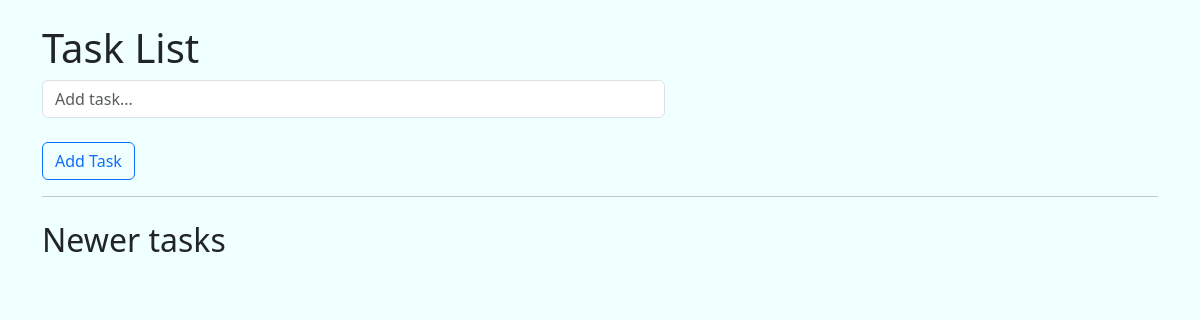
Page /tasks/ on the earlier database version.
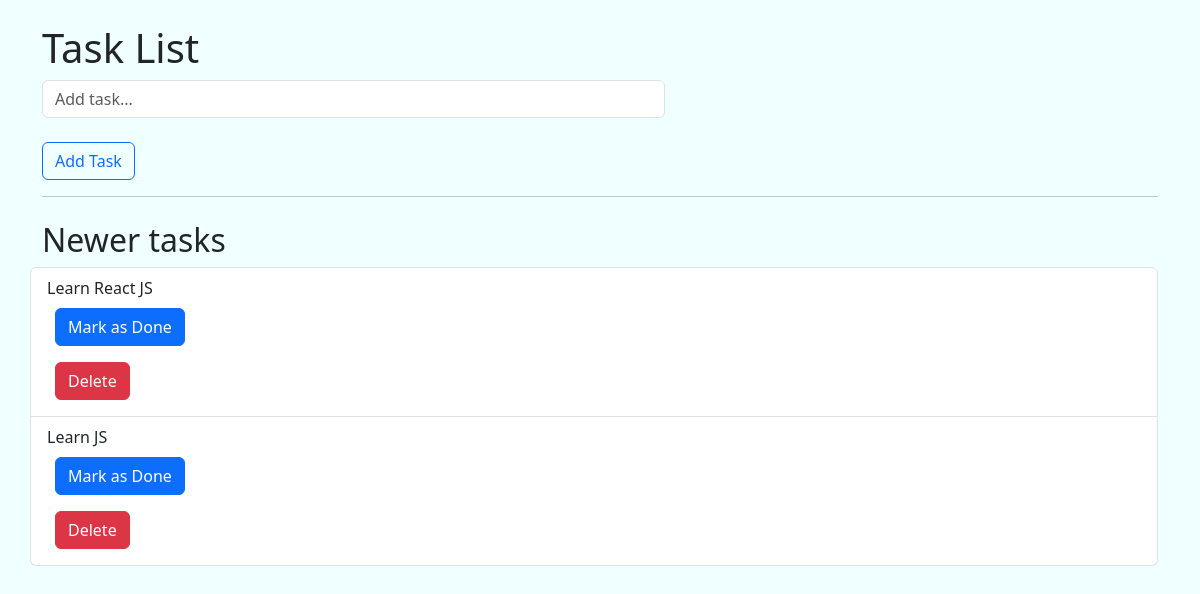
Same page on the later database version.
### tasks/models.py (models this page shows, shortened)
class Task(models.Model):
    title = models.CharField(max_length=150)
    created_at = models.DateTimeField("Created", auto_now_add=True)
    updated_at = models.DateTimeField("Updated", auto_now=True)
    is_completed = models.BooleanField(default=False)

### tasks/views.py (the view)
# urls.py: path("", views.index, name="index"),
def index(request):
    tasks = Task.objects.all().order_by("-created_at")
    return render(request, "index.html", {"tasks": tasks})

### tasks/templates/index.html (shortened to what this page needs)
{% extends 'base.html' %}  {% block content %}
<div class="container">
  <div class="row mt-4">
    <h1>Task List</h1>
    <div class="col-md-9">
      <form action="{% url 'add' %}" method="post">
        <div class="col-md-9">
          <input
            type="text"
            name="title"
            placeholder="Add task..."
            required
            class="form-control"
          />
        </div>
        <div class="col-md-9">
          <button type="submit" class="btn btn-outline-primary mt-4">
            Add Task
          </button>
        </div>
      </form>
    </div>
  </div>
  <hr />
  <div class="row mt-4">
    <h2>Newer tasks</h2>
    <ul class="list-group">
      {% for task in tasks %}
      <li
        class="list-group-item {% if task.is_completed %} task-complete {% else %} task-not-complete {% endif %}"
      >
        {{task.title}}
        <div>
          <form action="{% url 'update' task.id %}" method="post">
            <button
              type="submit"
              class="btn btn-primary m-2"
              name="isCompleted"
            >
              {% if not task.is_completed %} Mark as Done {% else %}
              Undone{%endif%}
            </button>
          </form>
          <form action="{% url 'delete' task.id %}" method="post">
            <button type="submit" class="btn btn-danger m-2">Delete</button>
          </form>
        </div>
      </li>
      {% endfor %}
    </ul>
  </div>
  {% endblock %}

### tasks/templates/base.html (shortened to what this page needs)
<!DOCTYPE html>
<html lang="en">
  <head>
    <link
      href="https://cdn.jsdelivr.net/npm/bootstrap@5.3.5/dist/css/bootstrap.min.css"
      rel="stylesheet"
    />
    <link rel="stylesheet" href="../static/style.css" />
  </head>
  <body>
    {% block content %} {% endblock %}
  </body>
</html>

### tasks/static/style.css (style rules this page uses)
body { background-color: azure; }

Differences in the rows shown:
added Task: title "Learn React JS", is_completed "Mark as Done"
added Task: title "Learn JS", is_completed "Mark as Done"
